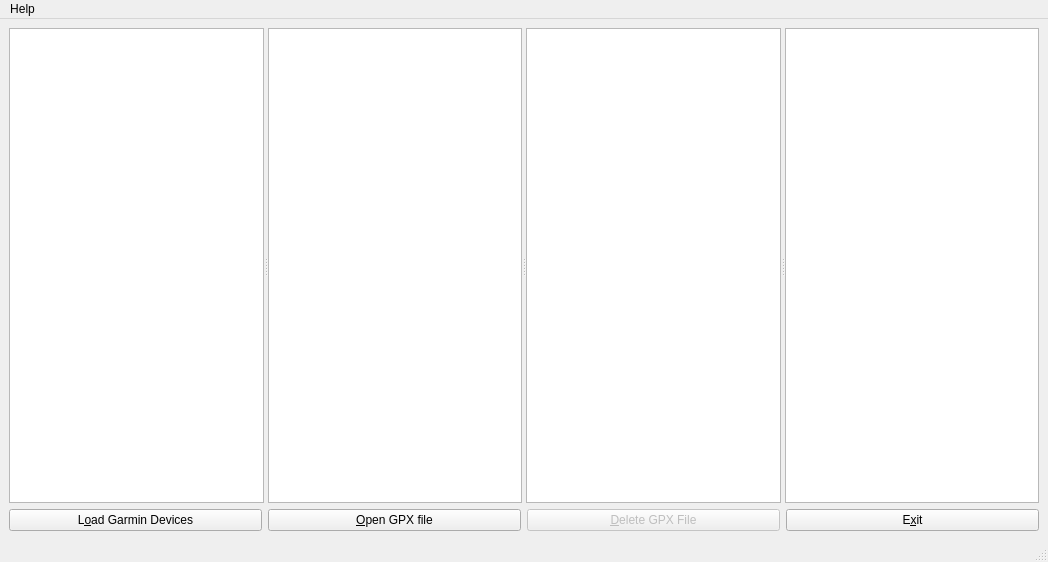
<?xml version="1.0" encoding="UTF-8"?>
<ui version="4.0">
 <class>MainWindow</class>
 <widget class="QMainWindow" name="MainWindow">
  <property name="geometry">
   <rect>
    <x>0</x>
    <y>0</y>
    <width>1048</width>
    <height>562</height>
   </rect>
  </property>
  <property name="windowTitle">
   <string>Analyze Garmin GPX files</string>
  </property>
  <widget class="QWidget" name="centralwidget">
   <layout class="QVBoxLayout" name="verticalLayout">
    <item>
     <widget class="QSplitter" name="splitter">
      <property name="orientation">
       <enum>Qt::Horizontal</enum>
      </property>
      <widget class="QTreeView" name="dirTreeView"/>
      <widget class="QTableView" name="trkListView">
       <attribute name="horizontalHeaderStretchLastSection">
        <bool>true</bool>
       </attribute>
       <attribute name="verticalHeaderVisible">
        <bool>false</bool>
       </attribute>
      </widget>
      <widget class="QTableView" name="wptListView">
       <attribute name="horizontalHeaderStretchLastSection">
        <bool>true</bool>
       </attribute>
       <attribute name="verticalHeaderVisible">
        <bool>false</bool>
       </attribute>
      </widget>
      <widget class="QTableView" name="rteListView">
       <attribute name="horizontalHeaderStretchLastSection">
        <bool>true</bool>
       </attribute>
       <attribute name="verticalHeaderVisible">
        <bool>false</bool>
       </attribute>
      </widget>
     </widget>
    </item>
    <item>
     <layout class="QHBoxLayout" name="horizontalLayout">
      <item>
       <widget class="QPushButton" name="loadGpxButton">
        <property name="text">
         <string>L&amp;oad Garmin Devices</string>
        </property>
       </widget>
      </item>
      <item>
       <widget class="QPushButton" name="openGpxButton">
        <property name="text">
         <string>&amp;Open GPX file</string>
        </property>
       </widget>
      </item>
      <item>
       <widget class="QPushButton" name="deleteGpxButton">
        <property name="enabled">
         <bool>false</bool>
        </property>
        <property name="toolTip">
         <string extracomment="Delete selected GPX file"/>
        </property>
        <property name="text">
         <string>&amp;Delete GPX File</string>
        </property>
       </widget>
      </item>
      <item>
       <widget class="QPushButton" name="exitButton">
        <property name="text">
         <string>E&amp;xit</string>
        </property>
       </widget>
      </item>
     </layout>
    </item>
   </layout>
  </widget>
  <widget class="QMenuBar" name="menubar">
   <property name="geometry">
    <rect>
     <x>0</x>
     <y>0</y>
     <width>1048</width>
     <height>24</height>
    </rect>
   </property>
   <widget class="QMenu" name="menuHelp">
    <property name="title">
     <string>Help</string>
    </property>
    <addaction name="actionAbout"/>
   </widget>
   <addaction name="menuHelp"/>
  </widget>
  <widget class="QStatusBar" name="statusbar"/>
  <action name="actionAbout">
   <property name="text">
    <string>About</string>
   </property>
  </action>
 </widget>
 <resources/>
 <connections/>
</ui>
